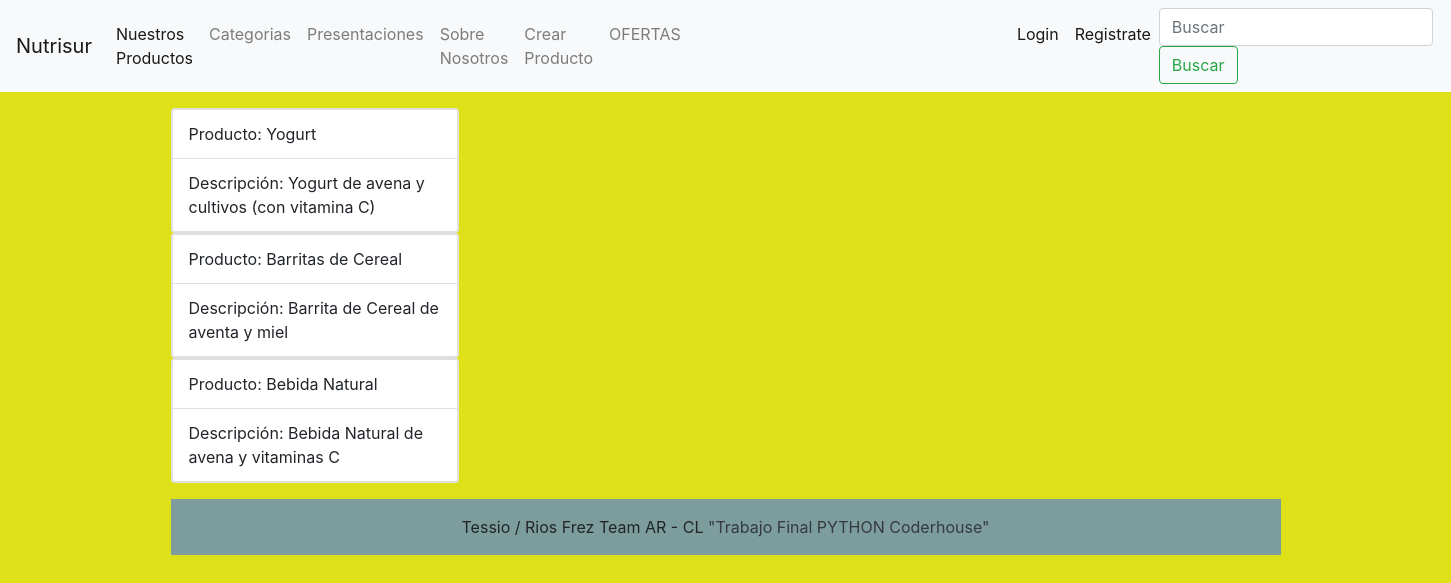
The app's page /Category/ with its own data.
### nutrisur/models.py (models this page shows)
class Category(models.Model):
    categoria = models.CharField(max_length=50,null=True,blank=True)
    description = models.CharField(max_length=150,null=True,blank=True)
    activo = models.BooleanField(default=True)

### nutrisur/views.py (the view)
# urls.py: path('Category/',categories, name = 'Category'),
def categories(request):
    consulta = Category.objects.all()
    context = {'Category': consulta}
    return render(request, "category.html", context=context)

### templates/category.html (shortened to what this page needs)
{% extends 'base.html' %}
{% block contenido_que_cambia %}
<p>
{% for i in Category %}
<div class="card" style="width: 18rem;">
    <ul class="list-group list-group-light">
      <li class="list-group-item px-3">Producto: {{i.categoria}}</li>
      <li class="list-group-item px-3">Descripción: {{i.description}} </li>
    </ul>
  </div>
{% endfor %}
<p>
{% endblock %}

### records on screen
Category: categoria "Yogurt", description "Yogurt de avena y cultivos (con vitamina C)"
Category: categoria "Barritas de Cereal", description "Barrita de Cereal de aventa y miel"
Category: categoria "Bebida Natural", description "Bebida Natural de avena y vitaminas C"
